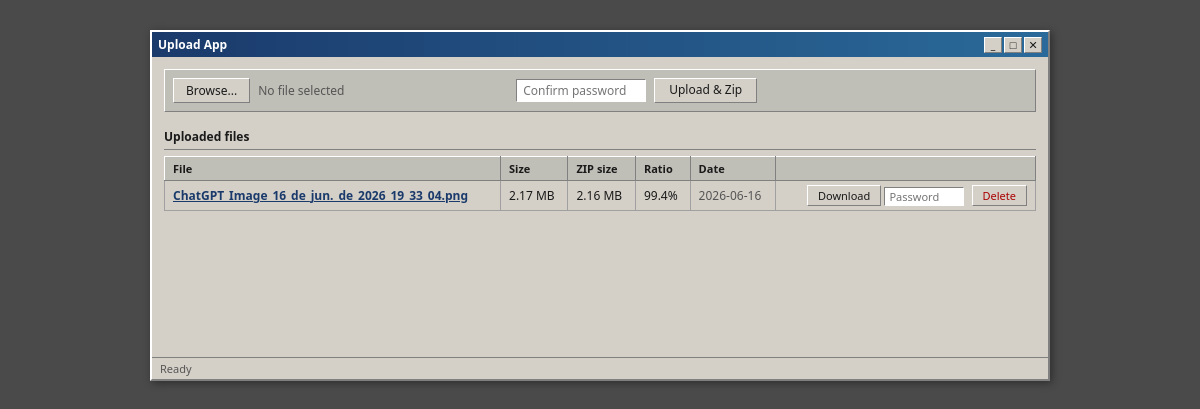
The app's page / (signed in), older data.
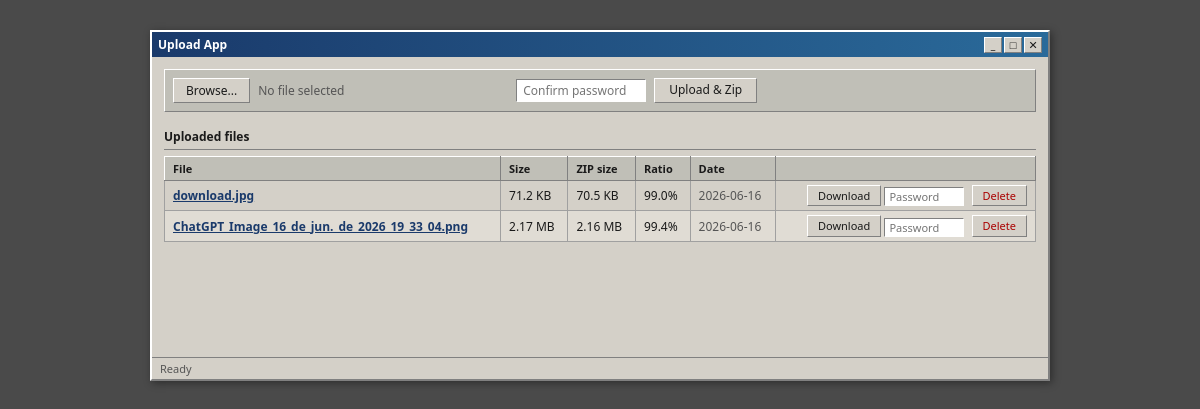
The same page, newer data.
### tables this page shows
CREATE TABLE files (
            id INTEGER PRIMARY KEY AUTOINCREMENT,
            original_name TEXT NOT NULL,
            zip_name TEXT NOT NULL,
            file_size INTEGER DEFAULT 0,
            zip_size INTEGER DEFAULT 0,
            mime_type TEXT DEFAULT 'unknown',
            file_hash TEXT DEFAULT '',
            uploaded_at TIMESTAMP DEFAULT CURRENT_TIMESTAMP
        );

### app/routes.py (the view)
@main.route('/')
@login_required
def index():
    files = get_all_files()
    return render_template('index.html', files=files)

### app/models.py (called while the page is built)
def get_db():
    if 'db' not in g:
        g.db = sqlite3.connect(current_app.config['DATABASE'])
        g.db.row_factory = sqlite3.Row
    return g.db

def get_all_files():
    db = get_db()
    return db.execute('SELECT * FROM files ORDER BY uploaded_at DESC').fetchall()

### app/routes.py (called while the page is built)
def login_required(f):
    @wraps(f)
    def decorated(*args, **kwargs):
        if not session.get('authenticated'):
            return redirect(url_for('main.login'))
        return f(*args, **kwargs)
    return decorated

### app/templates/index.html (shortened to what this page needs)
{% extends "base.html" %}
{% macro filesize(bytes) -%}
    {%- if bytes >= 1073741824 -%}
        {{ (bytes / 1073741824)|round(2) }} GB
    {%- elif bytes >= 1048576 -%}
        {{ (bytes / 1048576)|round(2) }} MB
    {%- elif bytes >= 1024 -%}
        {{ (bytes / 1024)|round(1) }} KB
    {%- else -%}
        {{ bytes }} B
    {%- endif -%}
{%- endmacro %}
{% block content %}
<div class="toolbar">
    <form action="{{ url_for('main.upload') }}" method="post" enctype="multipart/form-data" class="upload-form">
        <label for="file-input" class="file-label">Browse...</label>
        <span id="file-name" class="file-name">No file selected</span>
        <input type="password" name="confirm_password" placeholder="Confirm password" required class="confirm-pw">
        <button type="submit" class="btn">Upload & Zip</button>
    </form>
</div>
<div class="section-header">Uploaded files</div>
{% if files %}
<table class="file-table">
    <thead>
        <tr>
            <th>File</th>
            <th>Size</th>
            <th>ZIP size</th>
            <th>Ratio</th>
            <th>Date</th>
            <th></th>
        </tr>
    </thead>
    <tbody>
        {% for file in files %}
        <tr>
            <td class="col-name">
                <span class="file-link" onclick="document.getElementById('dl-{{ file.id }}').click()">{{ file.original_name }}</span>
            </td>
            <td>{{ filesize(file.file_size) }}</td>
            <td>{{ filesize(file.zip_size) }}</td>
            <td>{% if file.file_size > 0 %}{{ ((file.zip_size / file.file_size) * 100)|round(1) }}%{% else %}0%{% endif %}</td>
            <td class="col-date">{{ file.uploaded_at[:10] }}</td>
            <td class="col-actions">
                <a href="{{ url_for('main.download', file_id=file.id) }}" class="btn btn-sm">Download</a>
                <form action="{{ url_for('main.delete', file_id=file.id) }}" method="post" class="inline delete-form" onsubmit="return confirm('Delete {{ file.original_name }}?')">
                    <input type="password" name="confirm_password" placeholder="Password" required class="confirm-pw-sm">
                    <button type="submit" class="btn btn-sm btn-del">Delete</button>
                </form>
            </td>
        </tr>
        {% endfor %}
    </tbody>
</table>
{% else %}
<div class="empty">No files uploaded yet.</div>
{% endif %}
{% endblock %}

### app/templates/base.html (shortened to what this page needs)
<!DOCTYPE html>
<html lang="en">
<head>
    <link rel="stylesheet" href="{{ url_for('static', filename='style.css') }}">
</head>
<body>
    <div class="window">
        <div class="window-titlebar">
            <span class="window-title">Upload App</span>
            <div class="window-buttons">
                <span class="winbtn winbtn-min">_</span>
                <span class="winbtn winbtn-max">□</span>
                <span class="winbtn winbtn-close">✕</span>
            </div>
        </div>
        <div class="window-body">
            {% block content %}{% endblock %}
        </div>
        <div class="window-statusbar">
            <span class="status-text">Ready</span>
        </div>
    </div>
</body>
</html>

### app/static/style.css (style rules this page uses)
* { margin: 0; padding: 0; box-sizing: border-box; }
body { font-family: 'Segoe UI', 'Liberation Sans', 'DejaVu Sans', sans-serif; font-size: 12px; background: #4a4a4a; color: #1a1a1a; min-height: 100vh; display: flex; justify-content: center; align-items: flex-start; padding: 30px 20px; }
.window { width: 100%; max-width: 900px; background: #d4d0c8; border: 2px solid; border-color: #ffffff #808080 #808080 #ffffff; box-shadow: 2px 2px 8px rgba(0,0,0,0.4); }
.window-titlebar { background: linear-gradient(90deg, #1a3a6b, #2a6a9a); color: #fff; padding: 4px 6px; display: flex; align-items: center; font-size: 12px; font-weight: bold; user-select: none; }
.window-title { flex: 1; }
.window-buttons { display: flex; gap: 2px; }
.winbtn { display: inline-flex; align-items: center; justify-content: center; width: 18px; height: 16px; font-size: 11px; background: #d4d0c8; color: #1a1a1a; border: 1px solid; border-color: #ffffff #808080 #808080 #ffffff; cursor: pointer; }
.window-body { padding: 12px; min-height: 300px; }
.window-statusbar { background: #d4d0c8; border-top: 1px solid #808080; padding: 3px 8px; font-size: 11px; color: #555; }
.toolbar { background: #c0bfb7; border: 1px solid; border-color: #ffffff #808080 #808080 #ffffff; padding: 8px; margin-bottom: 12px; }
.upload-form { display: flex; align-items: center; gap: 8px; flex-wrap: wrap; }
.file-label { display: inline-block; padding: 3px 12px; background: #d4d0c8; border: 1px solid; border-color: #ffffff #808080 #808080 #ffffff; cursor: pointer; font-size: 12px; user-select: none; }
.file-name { color: #555; font-size: 12px; overflow: hidden; text-overflow: ellipsis; white-space: nowrap; max-width: 250px; flex: 1; }
.btn { display: inline-block; padding: 3px 14px; background: #d4d0c8; border: 1px solid; border-color: #ffffff #808080 #808080 #ffffff; cursor: pointer; font-family: inherit; font-size: 12px; text-decoration: none; color: #1a1a1a; user-select: none; line-height: 1.4; }
.btn-sm { padding: 2px 10px; font-size: 11px; }
.btn-del { color: #a00; }
.confirm-pw { padding: 2px 6px; font-size: 12px; border: 1px solid; border-color: #808080 #ffffff #ffffff #808080; background: #fff; width: 130px; font-family: inherit; }
.confirm-pw-sm { padding: 1px 4px; font-size: 11px; border: 1px solid; border-color: #808080 #ffffff #ffffff #808080; background: #fff; width: 80px; font-family: inherit; vertical-align: middle; }
.delete-form { display: inline-flex; align-items: center; gap: 4px; }
.inline { display: inline; }
.section-header { font-size: 12px; font-weight: bold; color: #1a1a1a; padding: 4px 0; margin-bottom: 6px; border-bottom: 1px solid #808080; }
.file-table { width: 100%; border-collapse: collapse; font-size: 12px; }
.file-table th { text-align: left; padding: 4px 8px; background: #c0bfb7; border: 1px solid; border-color: #ffffff #808080 #808080 #ffffff; font-weight: bold; font-size: 11px; white-space: nowrap; }
.file-table td { padding: 4px 8px; border: 1px solid #a0a0a0; vertical-align: middle; }
.file-table tr:nth-child(even) td { background: #e0dcd4; }
.col-name { font-weight: bold; }
.file-link { color: #1a3a6b; cursor: pointer; text-decoration: underline; }
.col-date { color: #555; white-space: nowrap; }
.col-actions { white-space: nowrap; text-align: right; }
.col-actions .btn-sm { margin-left: 4px; }

Row changes from the older to the newer data that the page shows:
added files: original_name "download.jpg", (bytes/1024)|round(1) "71.2 70.5", ((file.zip_size/file.file_size)*100)|round(1) "99.0", uploaded_at "2026-06-16"
